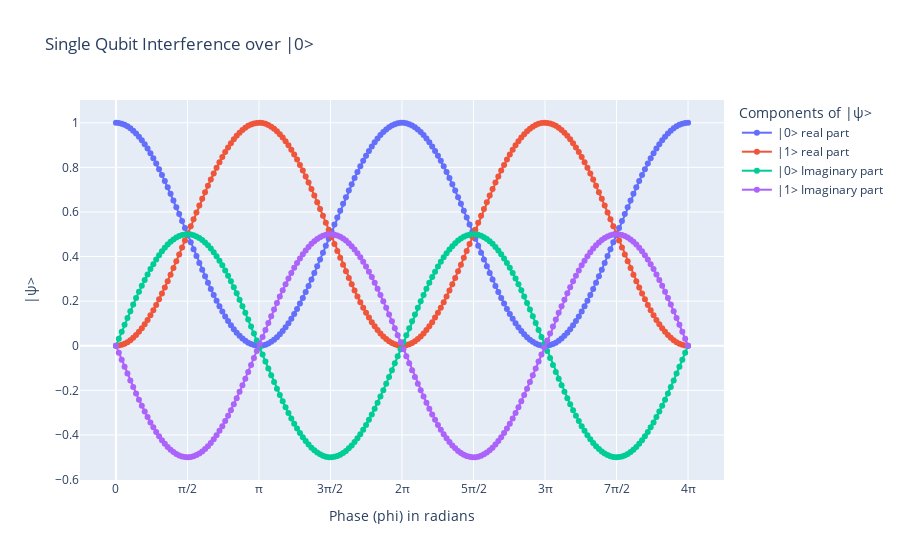

Notebook code for this chart:
### Code cell
fig = go.Figure()

xs = list(states.keys())
# |0> real part
ys0 = [s[0][0].real for s in states.values()]
# |1> real part
ys1 = [s[0][1].real for s in states.values()]
# |0> imaginary part
ys2 = [s[0][0].imag for s in states.values()]
# |1> imaginary part
ys3 = [s[0][1].imag for s in states.values()]

fig.add_trace(go.Scatter(x=xs, y=ys0, mode='lines+markers', name='|0> real part'))
fig.add_trace(go.Scatter(x=xs, y=ys1, mode='lines+markers', name='|1> real part'))
fig.add_trace(go.Scatter(x=xs, y=ys2, mode='lines+markers', name='|0> Imaginary part'))
fig.add_trace(go.Scatter(x=xs, y=ys3, mode='lines+markers', name='|1> Imaginary part'))

fig.update_layout(
    title="Single Qubit Interference over |0>",
    xaxis = dict(
        tickmode = 'array',
        tickvals = [0, np.pi/2, np.pi, 3*np.pi/2, 2*np.pi, 5*np.pi/2, 3*np.pi, 7*np.pi/2, 4*np.pi],
        ticktext = ['0', 'π/2', 'π', '3π/2', '2π', '5π/2', '3π', '7π/2', '4π']
    ),
    legend_title="Components of |ψ>"
)
fig.update_yaxes(title_text='|ψ>')
fig.update_xaxes(title_text='Phase (phi) in radians')

fig.show()

### Figure 1 — Plotly figure (JSON) as saved in the notebook; plotly's stock layout.template omitted (floating-point values rounded to 4 significant figures; data arrays with more than 128 entries replaced by an {"elided": "..."} marker saying what was removed)
{"data": [{"mode": "lines+markers", "name": "|0> real part", "type": "scatter", "x": {"elided": "200 float values"}, "y": {"elided": "200 float values"}}, {"mode": "lines+markers", "name": "|1> real part", "type": "scatter", "x": {"elided": "200 float values"}, "y": {"elided": "200 float values"}}, {"mode": "lines+markers", "name": "|0> Imaginary part", "type": "scatter", "x": {"elided": "200 float values"}, "y": {"elided": "200 float values"}}, {"mode": "lines+markers", "name": "|1> Imaginary part", "type": "scatter", "x": {"elided": "200 float values"}, "y": {"elided": "200 float values"}}], "layout": {"legend": {"title": {"text": "Components of |ψ>"}}, "title": {"text": "Single Qubit Interference over |0>"}, "xaxis": {"tickmode": "array", "ticktext": ["0", "π/2", "π", "3π/2", "2π", "5π/2", "3π", "7π/2", "4π"], "tickvals": [0, 1.571, 3.142, 4.712, 6.283, 7.854, 9.425, 11.0, 12.57], "title": {"text": "Phase (phi) in radians"}}, "yaxis": {"title": {"text": "|ψ>"}}}}
